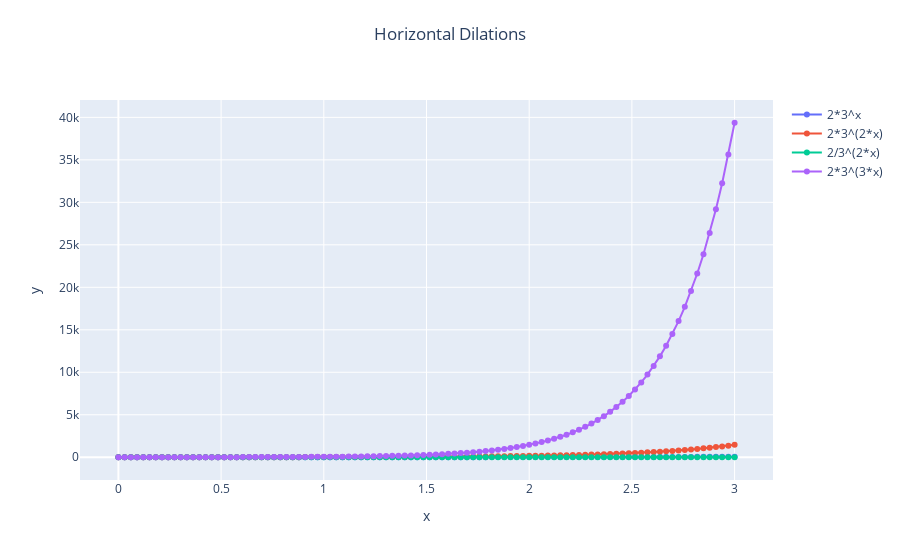

Notebook code for this chart:
### Markdown cell above
# Horizontal dilations
You can dilate horizontally by 2 by multiplying:
```
dilated_f = f.subs(x, 2*x)
```
You can add multiple dilations using:
```
plot.add_hor_dilations(f, x_scale_values=[2, -2, 3])
```

## Assignment: Plot horizontal dilations
Study the code below and do the following:<br>
1. Carefully zoom into the functions for low x values. Can you differentiate them? 
2. Modify the code to vertically translate the following function:
    $$ y = 4^x. $$

### Code cell
# Generate the list of numbers
min_x = 0.0 
max_x = 3.0
num_points = 100
x_values = np.linspace(min_x, max_x, num_points)

# Define exponential function
f = 2*(3)**x
dilated_f = f.subs(x, 2*x)
print("Original f = ", f, " Dilate f horizontally by 2 = ", dilated_f)

# Create a graph object
plot = graph_funs() 

# Add to the list of functions:
plot.add_fun(f)           # Add the original function.
plot.add_hor_dilations(f, x_scale_values=[2, -2, 3])


plot.plot_functions_list(x_values=x_values, plot_title="Horizontal Dilations")
